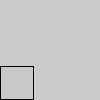
Frame 1 (no input)
Frame 60 (the mouse pressed at the canvas centre just before this capture): identical to frame 1, image omitted
Frame 120 (the mouse held since frame 60 and released just before this capture): identical to frame 1, image omitted

The Processing sketch that drew this single still picture (run headless with seeded random() and noise(); from frame 60 on, the mouse is pressed at the canvas centre):

// Processing sketch: L4_1c
// ── L4_1c.pde
void setup() {
  size(100, 100);
}

void draw() {
  noFill();
  rect(0, 66, 33, 33);
  if (mouseX < 33 && mouseY > 66) {
    fill(255);
    rect(0, 66, 33, 33);
  } else {
    fill(200);
    rect(0, 66, 33, 33);
  }
}
